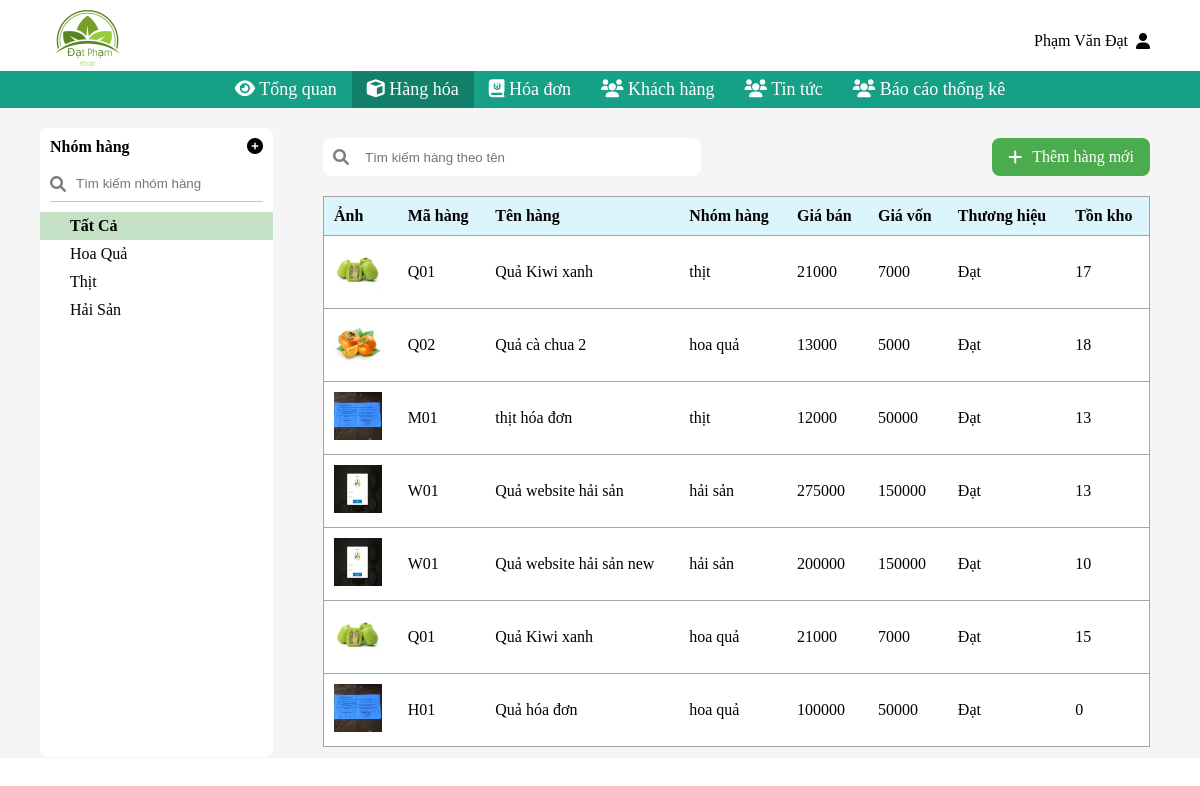
/admin/products.php (signed in), run on the app's committed database.
### tables this page shows
CREATE TABLE `users` (
  `id_user` int(11) NOT NULL,
  `name_user` varchar(255) NOT NULL,
  `phone_user` char(15) NOT NULL,
  `date_birth_user` date NOT NULL,
  `address_user` varchar(255) NOT NULL,
  `email_user` varchar(255) NOT NULL,
  `nickname` char(255) NOT NULL,
  `password` char(255) NOT NULL,
  `role_id` int(11) NOT NULL
);

CREATE TABLE `categories` (
  `catedory_id` int(11) NOT NULL,
  `category_name` varchar(255) NOT NULL
);

CREATE TABLE `products` (
  `product_id` int(11) NOT NULL,
  `product_name` varchar(255) NOT NULL,
  `product_trademark` char(255) NOT NULL,
  `product_cost_price` int(11) NOT NULL,
  `product_price` int(11) NOT NULL,
  `product_amount` int(11) NOT NULL,
  `product_detail` text NOT NULL,
  `product_image` varchar(255) NOT NULL,
  `category_id` int(11) NOT NULL,
  `product_code` varchar(255) NOT NULL,
  `created_at` datetime NOT NULL,
  `updated_at` datetime NOT NULL
);

### handler_database.php (called while the page is built, shortened)
<?php
class handler_database{
   private $__conn;
    public function connect_DB(){
        if(!$this->__conn){
            $this->__conn = mysqli_connect("localhost","root","","datpham_shop");
            mysqli_query($this->__conn, "SET character_set_results = 'utf8', character_set_client = 'utf8',
            character_set_database = 'utf8', character_set_server = 'utf8'");
        }
    }
    public function get_list($sql){
        $result = mysqli_query($this->__conn,$sql);
        if( $result->num_rows >0 ){
            $return = array();
            while($row = $result->fetch_assoc() ){
                $return[] = $row;
            }
            return $return;
        }
    }
}
?>

### admin/products.php (the view, shortened to what this page needs)
<?php
require_once '../handler_database.php';
$admin_header = new handler_database();
$admin_name = $admin_header->get_list('select * from users');
foreach ($admin_name as $v) {
    if ($v['id_user'] == $_SESSION['user_admin_id']) {
        $name = $v['name_user'];
    }
}
?>
<!doctype html>
<html lang="en">
<head>
    <link rel="stylesheet" href="https://cdnjs.cloudflare.com/ajax/libs/font-awesome/6.0.0-beta2/css/all.min.css"
/>
    <link rel="stylesheet" href="../css/style_admin.css">
</head>
<body>
<div class="header">
    <div class="header__top">
        <div class="container">
            <div class="header__top--left">
                <img src="../image/logo.png" alt="">
            </div>
            <div class="header__top--right">
                <a href="#" disabled="disabled">
                    <p><?php echo $name; ?></p>
                    <i class="fas fa-user"></i>
                </a>
            </div>
        </div>
    </div>
    <div class="header__center">
        <div class="container">
            <ul>
                <li>
                    <a href="index.php">
                        <i class="fas fa-eye"></i>
                        <span>Tổng quan</span>
                    </a>
                </li>
                <li class="menu">
                    <a disabled="disabled" class="selected_nav">
                        <i class="fas fa-cube"></i>
                        <span>Hàng hóa</span>
                    </a>
                </li>
                <li>
                    <a href="bills.php">
                        <i class="fas fa-journal-whills"></i>
                        <span>Hóa đơn</span>
                    </a>
                </li>
                <li>
                    <a href="users.php">
                        <i class="fas fa-users"></i>
                        <span>Khách hàng</span>
                    </a>
                </li>
                <li>
                    <a href="news.php">
                        <i class="fas fa-users"></i>
                        <span>Tin tức</span>
                    </a>
                </li>
                <li class="menu">
                    <a disabled="disabled">
                        <i class="fas fa-users"></i>
                        <span>Báo cáo thống kê</span>
                    </a>
                </li>
            </ul>
        </div>
    </div>
</div>
<div class="main__products">
    <div class="container">
        <div class="main__products--left">
            <div class="main__products--left__header">
                <b>Nhóm hàng</b>
                <i class="fas fa-plus-circle"></i>
            </div>
            <div class="main__left--search">
                <i class="fas fa-search"></i>
                <form action="products.php" method="post">
                    <input type="text" placeholder="Tìm kiếm nhóm hàng" name="text">
                </form>
            </div>
            <div class="main__products--left__navigation">
                <ul>
                    <li class="selected_nav" id="0"><a href="">Tất cả</a></li>
                    <?php
                    $category = new handler_database();
                    if (isset($_POST['submit_search_products'])) {
                        if (trim($_POST['text']) == "") {
                            $sql = 'select * from categories';
                            echo "<script>document.querySelector('.main__products--left>.main__products--left__navigation>ul>li:first-child').style.display=\"block\"</script>";
                        } else {
                            echo "<script>document.querySelector('.main__products--left>.main__left--search input[type=\"text\"]').value  = '" . $_POST['text'] . "'</script>";
                            $sql = str_replace('"', '\\"', $_POST["text"]);
                            $sql = str_replace("'", "\\'", $sql);
                            $sql = 'select * from categories where category_name like \'%' . $sql . '%\'';
                            echo "<script>document.querySelector('.main__products--left>.main__products--left__navigation>ul>li:first-child').style.display=\"none\"</script>";
                        }
                    } else {
                        $sql = 'select * from categories';
                    }
                    $row_cate = $category->get_list($sql);
                    if (isset($row_cate)) {
                        foreach ($row_cate as $v) {
                            echo "<li id='" . $v['catedory_id'] . "'>
                                    <a href=\"\">" . $v['category_name'] . "</a>
                                    <a href=''><i class=\"fas fa-pencil-alt\"></i></a>
                                </li>";
                        }
                    } else {
                        echo "<li>
                                    <p>Không tìm thấy kết quả</p>
                                </li>";
                    }
                    ?>
                </ul>
            </div>
        </div>
        <div class="main__products--right">
            <div class="main__products--right__header">
                <div>
                    <i class="fas fa-search"></i>
                    <form action="products.php" method="post">
                        <input type="text" placeholder="Tìm kiếm hàng theo tên" name="text">
                    </form>
                </div>
                <div>
                    <i class="fas fa-plus"></i>
                    <p>Thêm hàng mới</p>
                </div>
            </div>
            <div class="main__products--right__center">
                <table cellpadding="5" cellspacing="0">
                    <thead>
                    <tr>
                        <th>Ảnh</th>
                        <th>Mã hàng</th>
                        <th>Tên hàng</th>
                        <th>Nhóm hàng</th>
                        <th>Giá bán</th>
                        <th>Giá vốn</th>
                        <th>Thương hiệu</th>
                        <th>Tồn kho</th>
                    </tr>
                    </thead>
                    <tbody>
                    <?php
                    $products = new handler_database();
                    if (isset($_POST['search_products'])) {
                        if (trim($_POST['text']) == "") {
                            $sql = "select * from products inner join categories on products.category_id = categories.catedory_id";
                        } else {
                            $sql = str_replace('"', '\\"', $_POST["text"]);
                            $sql = str_replace("'", "\\'", $sql);
                            $sql = 'select * from products inner join categories on products.category_id = categories.catedory_id where product_name like \'%' . $sql . '%\'';
                            echo "<script>document.querySelector('.main__products--right>.main__products--right__header>div:nth-child(1) input').value = '" . $_POST["text"] . "'</script>";
                        }
                    } else
                        $sql = "select * from products inner join categories on products.category_id = categories.catedory_id";
                    $row_products = $products->get_list($sql);
                    if ($row_products) {
                        foreach ($row_products as $item) {
                            echo " <tr id='" . $item['product_id'] . "'>
                                        <td><img src='../image/products/" . $item['product_image'] . "' alt='' width='48' height='48'></td>
                                        <td>" . $item['product_code'] . "</td>
                                        <td>" . $item['product_name'] . "</td>
                                        <td>" . $item['category_name'] . "</td>
                                        <td>" . $item['product_cost_price'] . "</td>
                                        <td>" . $item['product_price'] . "</td>
                                        <td>" . $item['product_trademark'] . "</td>
                                        <td>" . $item['product_amount'] . "</td>
                                    </tr>";
                        }
                    } else echo "<tr><td colspan='8'>Không có sản phẩm nào</td></tr>"
                    ?>
                    </tbody>
                </table>
            </div>
        </div>
    </div>
</div>
</body>
</html>

### css/style_admin.css (style rules this page uses)
body { padding: 0; margin: 0; position: relative; }
.container { margin: 0; padding: 0 40px; }
.header>.header__top>.container { display: flex; justify-content: space-between; align-items: center; padding: 10px 40px 0 40px; }
.header>.header__top>.container>.header__top--left>img { width: 50%; }
.header__center>.container>ul { display: flex; justify-content: center; list-style: none; margin: 0; }
.header__center>.container>ul>li a { text-decoration: none; padding: 8px 15px; display: inline-block; color:white; cursor: pointer; }
.header__center>.container>ul>li { position: relative; }
.header__center>.container { background: #16A085; }
.header__center>.container>ul>li>a { color: white; }
.header__center { font-size: 18px; }
.header__top--right { display: flex; align-items: center; justify-content: space-between; position: relative; }
.main__products>.container { padding-top: 20px; display: flex; flex: 1; }
.main__products--left { flex: 0.2; }
.main__products--right { flex: 1; }
.main__products--left { background: white; padding: 10px; border-radius: 8px; display: inline-block; margin-right: 40px; }
.main__products--left>.main__products--left__header { display: flex; justify-content: space-between; color: black; margin-bottom: 10px; }
.main__products--left>.main__left--search { display: flex; justify-content: start; border-bottom: 1px solid #c9c4c4; align-items: center; }
.main__products--left>.main__left--search input { border: none; outline: none; padding: 10px; }
.main__products--left>.main__left--search>i { opacity: 0.5; }
.main__products--left>.main__products--left__navigation>ul { list-style: none; padding: 0; margin: 10px -10px; }
.main__products--left>.main__products--left__navigation>ul>li>a { text-decoration: none; color: black; padding: 5px 30px; display: inline-block; }
.main__products { min-height: 650px; background: whitesmoke; }
.main__products--left>.main__products--left__navigation>ul>li { display: flex; width: 100%; justify-content: space-between; transition: 0.8s all ease; align-items: center; padding: 0 -10px; text-transform: capitalize; }
.main__products--right { padding: 10px; border-radius: 8px; }
.main__products--right>.main__products--right__header { display: flex; justify-content: space-between; margin-bottom: 20px; }
.main__products--right>.main__products--right__header>div:nth-child(1) { display: flex; align-items: center; }
.main__products--right>.main__products--right__header>div:nth-child(1) input { border: none; padding: 0px 16px; width: 310px; outline: none; }
.main__products--right>.main__products--right__header>div:nth-child(2) { display: flex; align-items: center; background: #4BAC4D; color: white; padding: 8px 16px; border-radius: 8px; transition: 0.8s all ease; }
.main__products--right>.main__products--right__header>div:nth-child(1) { background: white; padding: 10px; border-radius: 8px; }
.main__products--right>.main__products--right__header>div:nth-child(2)>p { margin: 0; }
.main__products--right>.main__products--right__header>div:nth-child(1)>i { opacity: 0.5; }
.main__products--right>.main__products--right__header>div:nth-child(2)>i { margin-right: 10px; }
.main__products--right__center>table { border: 1px solid #a7a3a3; border-bottom: none; width: 100%; text-align: center; }
.main__products--right__center>table tr>th, tr:not(-last-child)>td, .main__priceProducts--right__center>table tr>th, tr:not(-last-child)>td { border-bottom: 1px solid #a7a3a3; }
.main__products--right__center>table>thead,.main__priceProducts--right__center>table>thead { background: #DCF4FC; }
.main__products--right__center>table>tbody, .main__priceProducts--right__center>table>tbody { background: white; }
.main__products--right__center>table>tbody>tr { transition:0.8s all ease; }
.main__products--right__center>table td, th, .main__priceProducts--right__center>table td, th { padding: 10px; }
.main__priceProducts--right__center>table tr>th, tr:not(-last-child)>td { text-align: start; }
.main__products--right__center thead th { text-align: start; }
.header__top--right>a { display: flex; align-items: center; text-decoration: none; color: black; padding: 10px; }
.header__top--right>a>i { margin-left: 8px; }
.header__top--right>a>p { margin: 0; }
.header__top--right>ul>li,.header__top--right { transition:0.8s all ease; }
li.selected_nav { background: #c5e1c5; font-weight: 600; }
.selected_nav { background: #12816B; }
.main__products--right__center>table tbody { max-height: 650px; overflow-y: scroll; }

### data on the page
users: name_user "Phạm Văn Đạt"
categories: category_name "Hoa Quả"
categories: category_name "Thịt"
categories: category_name "Hải Sản"
products: product_image (picture), product_code "Q01", product_name "Quả Kiwi xanh", category.category_name "thịt", product_cost_price "21000", product_price "7000", product_trademark "Đạt", product_amount "17"
products: product_image (picture), product_code "Q02", product_name "Quả cà chua 2", category.category_name "hoa quả", product_cost_price "13000", product_price "5000", product_trademark "Đạt", product_amount "18"
products: product_image (picture), product_code "M01", product_name "thịt hóa đơn", category.category_name "thịt", product_cost_price "12000", product_price "50000", product_trademark "Đạt", product_amount "13"
products: product_image (picture), product_code "W01", product_name "Quả website hải sản", category.category_name "hải sản", product_cost_price "275000", product_price "150000", product_trademark "Đạt", product_amount "13"
products: product_image (picture), product_code "W01", product_name "Quả website hải sản new", category.category_name "hải sản", product_cost_price "200000", product_price "150000", product_trademark "Đạt", product_amount "10"
products: product_image (picture), product_code "Q01", product_name "Quả Kiwi xanh", category.category_name "hoa quả", product_cost_price "21000", product_price "7000", product_trademark "Đạt", product_amount "15"
products: product_image (picture), product_code "H01", product_name "Quả hóa đơn", category.category_name "hoa quả", product_cost_price "100000", product_price "50000", product_trademark "Đạt", product_amount "0"
